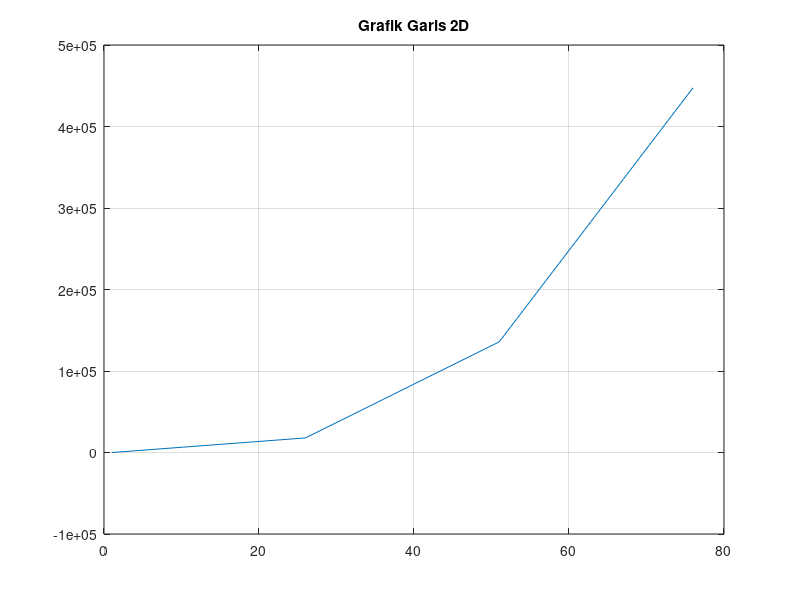
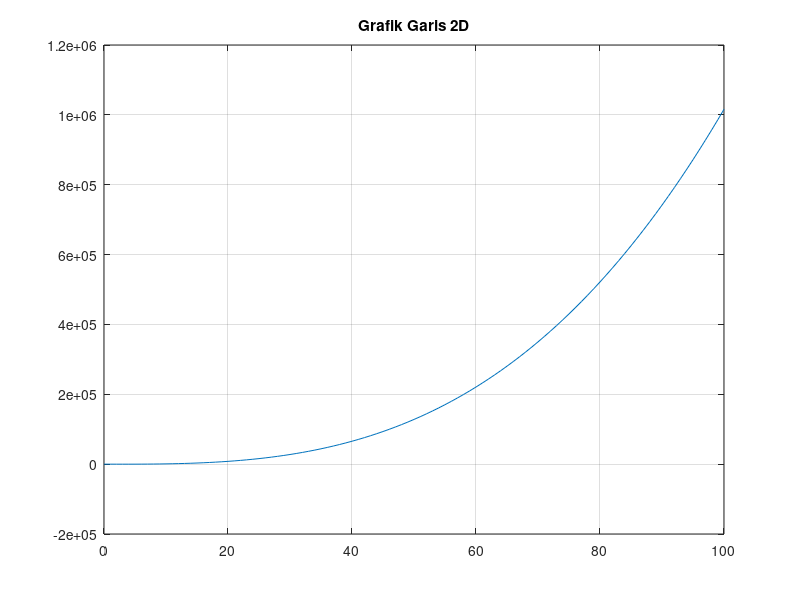
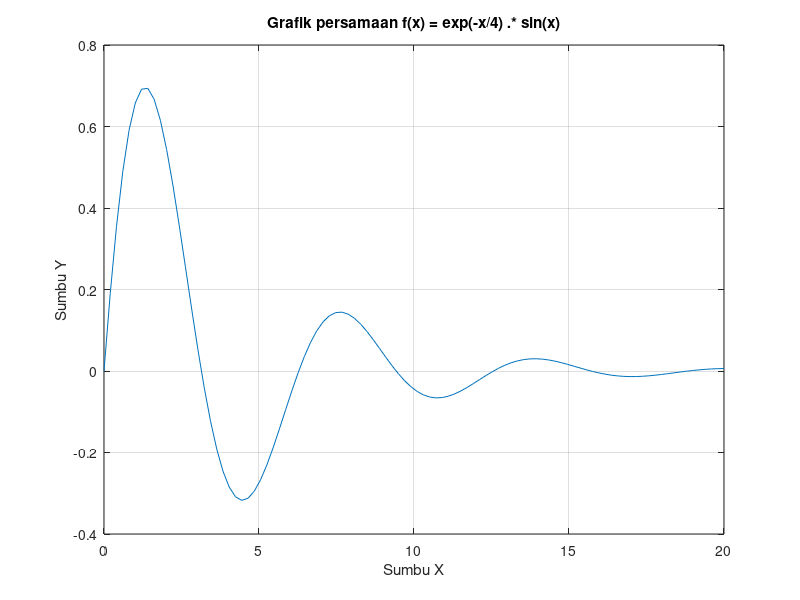
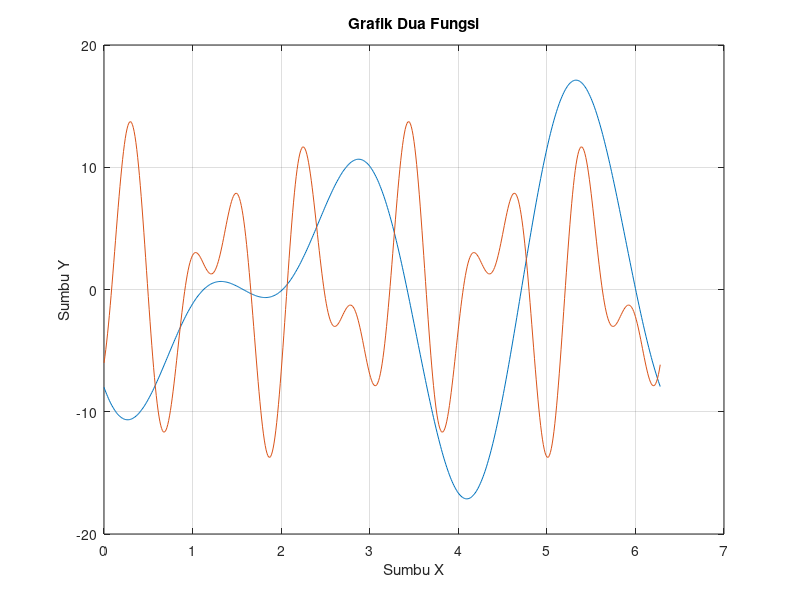

Source code (MATLAB) for these figures, in order:
%% =========================================================
% 12. GRAFIK GARIS 2D
% =========================================================

disp('=== GRAFIK GARIS 2D ===');

x = 1:25:100;
y = x.^3 + 2*x.^2 - 40*x;

x
y

figure;
plot(x,y);
grid on;
title('Grafik Garis 2D');


%% =========================================================
% 13. GRAFIK GARIS 2D DENGAN INTERVAL 1
% =========================================================

disp('=== GRAFIK GARIS 2D INTERVAL 1 ===');

x = 0:1:100;

y = x.^3 + 2*x.^2 - 40*x;

x
y

figure;
plot(x,y);
grid on;
title('Grafik Garis 2D');


%% =========================================================
% 14. GRAFIK 2D MENGGUNAKAN LINSPACE
% =========================================================

disp('=== GRAFIK 2D LINSPACE ===');

x = linspace(0,20);

y = exp(-x/4).*sin(x);

figure;
plot(x,y);
xlabel('Sumbu X');
ylabel('Sumbu Y');
title('Grafik persamaan f(x) = exp(-x/4) .* sin(x)');
grid on;


%% =========================================================
% 15. GRAFIK 2D DENGAN DUA FUNGSI
% =========================================================

disp('=== GRAFIK 2D DUA FUNGSI ===');

x = 0:0.01:2*pi;

y = -10*sin(2*x) - 8*cos(3*x);

z = 8*sin(6*x) - 6*cos(10*x);

figure;
plot(x,y,x,z);
grid on;
title('Grafik Dua Fungsi');
xlabel('Sumbu X');
ylabel('Sumbu Y');


%% =========================================================
% 16. GRAFIK GARIS 3D - LINE PLOT
% =========================================================

disp('=== GRAFIK GARIS 3D ===');

t = 0:0.1:6*pi;

x = sqrt(t).*sin(2*t);
y = sqrt(t).*cos(2*t);
z = 0.5*t;

figure;
plot3(x,y,z,'k','linewidth',1);
grid on;

xlabel('x');
ylabel('y');
zlabel('z');

title('Grafik Garis 3D');


%% =========================================================
% 17. GRAFIK 3D - MESH PLOT
% =========================================================

disp('=== GRAFIK MESH 3D ===');

x = -7.3:0.5:7.5;
y = x;

[X,Y] = meshgrid(x,y);

R = sqrt(X.^2 + Y.^2);

Z = sin(R)./R;

figure;
mesh(X,Y,Z);

xlabel('x');
ylabel('y');
zlabel('z');

title('Grafik Mesh 3D');


%% =========================================================
% 18. CONTOH MESHGRID
% =========================================================

disp('=== CONTOH MESHGRID ===');

x = [1, 2, 3];
y = [10, 20];

[X,Y] = meshgrid(x,y)

% Koordinat yang terbentuk:
% (1,10) (2,10) (3,10)
% (1,20) (2,20) (3,20)


%% =========================================================
% 19. CONTOUR PLOT 3D
% =========================================================

disp('=== CONTOUR PLOT 3D ===');

x = -3:0.25:3;
y = -3:0.25:3;

[X,Y] = meshgrid(x,y);

Z = 1.8.*(-1.5*sqrt(X.^2 + Y.^2)) ...
    .*cos(0.5*Y).*sin(X);

figure;
contour3(X,Y,Z,15);

xlabel('x');
ylabel('y');
zlabel('z');

title('Grafik Contour Plot 3D');
grid on;


disp(' ');
disp('======================================');
disp('SEMUA PRAKTIKUM SELESAI DIJALANKAN');
disp('======================================');
